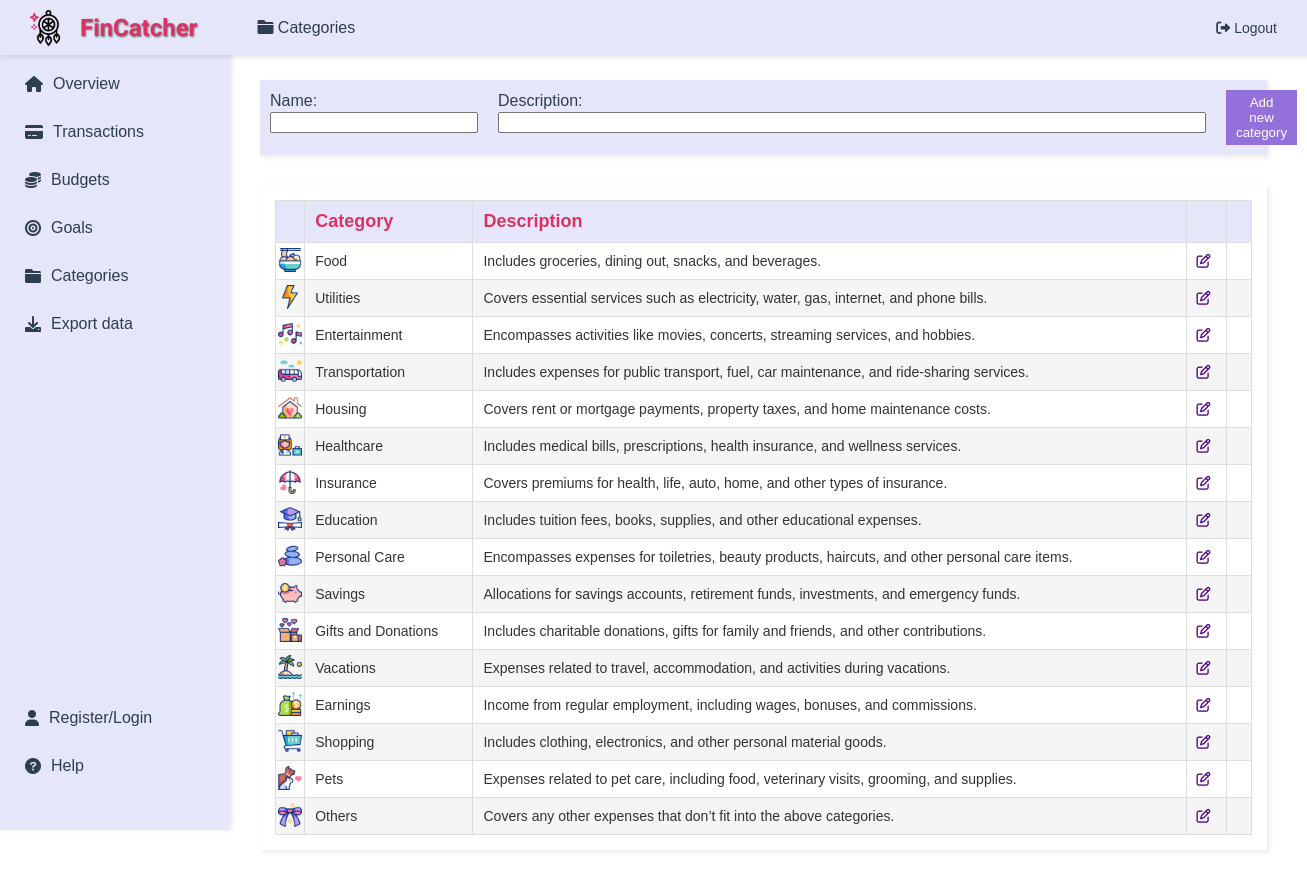
/categories (signed in), run on the app's committed database.
### app/main/models.py (models this page shows)
class Categories(db.Model):
    id = db.Column(db.Integer, primary_key=True, unique=True, nullable=False)
    name = db.Column(db.String(50), unique=True, nullable=False)
    description = db.Column(db.String(1000), nullable=True)
    user_id = db.Column(db.Integer, db.ForeignKey('user.user_id'), nullable=True)  # link to User
    budgets = db.relationship('Budgets', backref='category', lazy=True)
    goals = db.relationship('Goals', backref='category', lazy=True)

### app/categories/routes.py (the view, shortened to what this page needs)
@categories.route('/categories', methods=['GET', 'POST'])
@login_required
def categories_page():
    categories_list = Categories.query.filter(
        or_(Categories.id <= 16, Categories.user_id == current_user.user_id)
    ).all()
    return render_template('show_categories.html',
                           categories=categories_list,
                           page_title='Categories', icon='fas fa-folder',
                           category_icons=category_icons)

### app/main/models.py (called while the page is built)
@login_manager.user_loader
def load_user(user_id):
    return User.query.get(int(user_id))  # query the database to retrieve the user instance corresponding to the user_id

### app/categories/templates/show_categories.html (shortened to what this page needs)
{% extends "layout.html" %}
{% block content %}
<div style="padding: 20px; background-color: #FFFFFF;">
    <div id="add-category-form" style="margin-bottom: 30px;">
        <form action="{{ url_for('categories.categories_page') }}" method="POST"
              style="background-color: #E6E6FA; padding: 10px; box-shadow: 2px 2px 5px rgba(0,0,0,0.1); display: flex; align-items: center; gap: 10px;">
            <div style="display: flex; flex-direction: column; align-items: flex-start; margin-right: 10px;">
                <label for="name" style="margin-bottom: 2px;">Name:</label>
                <input type="text" id="name" name="name" style="margin-bottom: 10px; width: 200px;">
            </div>
            <div style="display: flex; flex-direction: column; align-items: flex-start; margin-right: 10px;">
                <label for="description" style="margin-bottom: 2px;">Description:</label>
                <input type="text" id="description" name="description" style="margin-bottom: 10px; width: 700px;">
            </div>
            <button type="submit" style="background-color: #9370DB; color: white; padding: 5px 10px; border: none; cursor: pointer;">Add new category</button>
        </form>
    </div>
    <div id="categories-list" style="padding: 15px; box-shadow: 2px 2px 5px rgba(0,0,0,0.1); background-color: #FFFFFF;">
        <table style="width: 100%; border-collapse: collapse; text-align: left; font-size: 14px; color: #333333;">
            <thead style="background-color: #E6E6FA; color: #DE3163; font-size: 18px;">
                <tr>
                    <th style="padding: 10px; border: 1px solid #DDD;"></th>
                    <th style="padding: 10px; border: 1px solid #DDD;">Category</th>
                    <th style="padding: 10px; border: 1px solid #DDD;">Description</th>
                    <th style="padding: 10px; border: 1px solid #DDD;"></th>
                    <th style="padding: 10px; border: 1px solid #DDD;"></th>
                </tr>
            </thead>
            <tbody>
                {% for category in categories %}
                <tr style="background-color: {% if loop.index0 % 2 == 0 %} #FFFFFF {% else %} #F5F5F5 {% endif %};">
                    <td style="padding: 0; border: 1px solid #DDD; text-align: center;">
                        <img src="{{ category_icons[category.id if category.id <= 16 else 17] }}" alt="{{ category.id }} icon" style="width:24px; height:24px;">
                    </td>
                    <td style="padding: 10px; border: 1px solid #DDD;">{{ category.name }}</td>
                    <td style="padding: 10px; border: 1px solid #DDD;">{{ category.description }}</td>
                    <td style="padding: 10px; border: 1px solid #DDD;">
                        <a href="{{ url_for('categories.edit_category', id=category.id) }}" class="edit-btn" style="color: #4B0082;">
                            <i class="fa-regular fa-pen-to-square"></i>
                        </a>
                    </td>
                    <td style="padding: 10px; border: 1px solid #DDD;">
                    </td>
                </tr>
                {% endfor %}
            </tbody>
        </table>
    </div>
</div>
{% endblock %}

### app/main/templates/layout.html (shortened to what this page needs)
<!DOCTYPE html>
<html lang="en">
<head>
    <link rel="stylesheet" href="https://cdnjs.cloudflare.com/ajax/libs/font-awesome/6.0.0-beta3/css/all.min.css">
</head>
<body>
    <div class="header">
        <div class="header-left">
            <img src="{{ url_for('static', filename='images/dreamcatcher.gif') }}" alt="Dream Catcher">
            <h1>FinCatcher</h1>
            <span class="page-title"><i class="{{ icon }}"></i> {{ page_title }}</span>
        </div>
        <a href="{{ url_for('auth.logout') }}" class="logout-btn"><i class="fas fa-sign-out-alt"></i> Logout</a>
    </div>
    <div class="sidebar">
        <div class="sidebar-main">
            <a href="{{ url_for('main.overview') }}"><i class="fas fa-home"></i>Overview</a>
            <a href="{{ url_for('transactions.transactions_page') }}"><i class="fas fa-credit-card"></i>Transactions</a>
            <a href="{{ url_for('budgets.budgets_page') }}"><i class="fa-solid fa-coins"></i>Budgets</a>
            <a href="{{ url_for('goals.goals_page') }}"><i class="fas fa-bullseye"></i>Goals</a>
            <a href="{{ url_for('categories.categories_page') }}"><i class="fas fa-folder"></i>Categories</a>
            <a href="{{ url_for('export.export_data') }}"><i class="fas fa-download"></i> Export data</a>
        </div>
        <div class="sidebar-bottom">
            <a href="{{ url_for('auth.register_login') }}"><i class="fas fa-user"></i>Register/Login</a>
            <a href="{{ url_for('help.help_page') }}"><i class="fas fa-question-circle"></i>Help</a>
        </div>
    </div>
    <div class="content">
        {% block content %}{% endblock %}
    </div>
</body>
</html>

### app/main/templates/layout.html (style rules this page uses)
body { margin: 0; font-family: Arial, sans-serif; background-color: #ffffff; color: #2c3e50; }
.header { background-color: #e6e6fa; padding: 10px 20px; display: flex; align-items: center; justify-content: space-between; box-shadow: 0px 2px 5px rgba(0, 0, 0, 0.1); position: fixed; top: 0; height: 35px; width: 100%; z-index: 1000; }
.header-left { display: flex; align-items: center; }
.header img { height: 50px; margin-right: 10px; }
.header h1 { margin: 0; font-size: 24px; font-family: 'Poiret One', cursive; color: #de3163; text-shadow: 1px 1px 2px rgba(0, 0, 0, 0.5); }
.page-title { font-size: 16px; margin-left: 60px; color: #2c3e50; }
.logout-btn { text-decoration: none; color: #2c3e50; font-size: 14px; padding: 5px 50px; transition: color 0.3s; }
.sidebar { width: 200px; position: fixed; top: 50px; left: 0; background-color: #e6e6fa; padding: 15px; box-shadow: 2px 0px 5px rgba(0, 0, 0, 0.1); height: calc(100vh - 50px); display: flex; flex-direction: column; }
.sidebar-main { flex-grow: 1; }
.sidebar a { display: flex; align-items: center; padding: 10px; color: #2c3e50; text-decoration: none; margin-bottom: 10px; transition: background-color 0.3s, color 0.3s; }
.sidebar a i { margin-right: 10px; }
.sidebar-bottom { margin-top: auto; margin-bottom: 20px; }
.content { margin-left: 220px; padding: 20px; padding-top: 60px; }

### data on the page
Categories: shows a picture, name "Food", description "Includes groceries, dining out, snacks, and beverages."
Categories: shows a picture, name "Utilities", description "Covers essential services such as electricity, water, gas, internet, and phone bills."
Categories: shows a picture, name "Entertainment", description "Encompasses activities like movies, concerts, streaming services, and hobbies."
Categories: shows a picture, name "Transportation", description "Includes expenses for public transport, fuel, car maintenance, and ride-sharing services."
Categories: shows a picture, name "Housing", description "Covers rent or mortgage payments, property taxes, and home maintenance costs."
Categories: shows a picture, name "Healthcare", description "Includes medical bills, prescriptions, health insurance, and wellness services."
Categories: shows a picture, name "Insurance", description "Covers premiums for health, life, auto, home, and other types of insurance."
Categories: shows a picture, name "Education", description "Includes tuition fees, books, supplies, and other educational expenses."
Categories: shows a picture, name "Personal Care", description "Encompasses expenses for toiletries, beauty products, haircuts, and other personal care items."
Categories: shows a picture, name "Savings", description "Allocations for savings accounts, retirement funds, investments, and emergency funds."
Categories: shows a picture, name "Gifts and Donations", description "Includes charitable donations, gifts for family and friends, and other contributions."
Categories: shows a picture, name "Vacations", description "Expenses related to travel, accommodation, and activities during vacations."
Categories: shows a picture, name "Earnings", description "Income from regular employment, including wages, bonuses, and commissions."
Categories: shows a picture, name "Shopping", description "Includes clothing, electronics, and other personal material goods."
Categories: shows a picture, name "Pets", description "Expenses related to pet care, including food, veterinary visits, grooming, and supplies."
Categories: shows a picture, name "Others", description "Covers any other expenses that don’t fit into the above categories."

### other printed values
{{ page_title }} "Categories"
